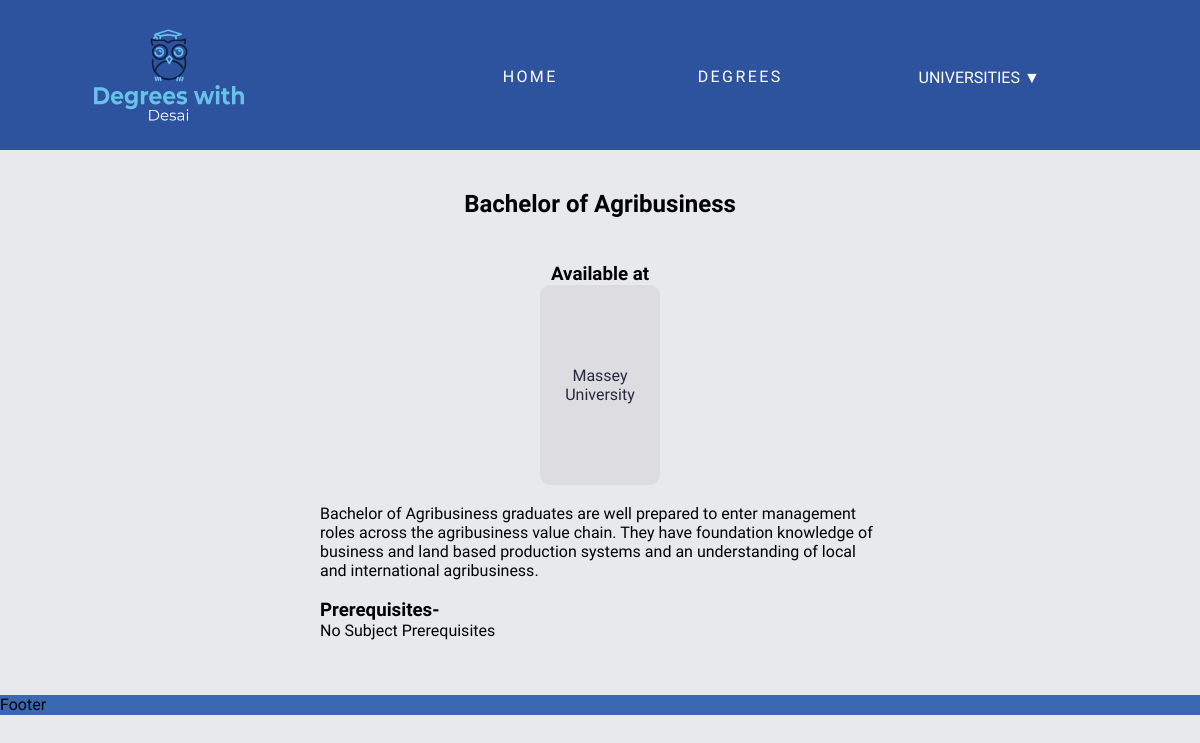
The page /degree/89 on the database its author committed.
### models.py (models this page shows)
class Degree(db.Model):
    __tablename__ = 'Degree'
    id = db.Column(db.Integer, primary_key=True)
    name = db.Column(db.String())
    description = db.Column(db.String())
    likes = db.Column(db.Integer)
    universities = db.relationship('University', secondary=UniversityDegree, back_populates='degrees')
    prerequisites = db.relationship('Prerequisites', back_populates='degrees')

class University(db.Model):
    __tablename__ = 'University'
    id = db.Column(db.Integer, primary_key=True)
    name = db.Column(db.String())
    details = db.Column(db.String())
    location = db.Column(db.String())
    coat_of_arms = db.Column(db.String())
    image = db.Column(db.String())
    degrees = db.relationship('Degree', secondary=UniversityDegree, back_populates='universities')

### main.py (the view)
@app.route('/degree/<int:id>')
def degree(id):
  degree = models.Degree.query.filter_by(id=id).first_or_404()
  universities = degree.universities
  prereq = degree.prerequisites
  prereq_uni = [req.uid for req in prereq]
  return render_template('degree.html', degree = degree,
                          universities = universities,
                          prereq = prereq,
                          prereq_uni = prereq_uni)

### main.py (called while the page is built)
@app.context_processor
def context_processor():
  uni = models.University.query.all()
  return dict(uni=uni)

### templates/degree.html
{% extends 'layout.html' %}
{% block content %}
<div class="title">
    <h2>Bachelor of {{degree.name}} </h2>
</div>
<div class="degree">
    <div class="available">
        <h3>Available at</h3>
        <table class="table">
            <tr>
                {% for university in universities %}
                <td>
                    <a href="{{ url_for('university', id = university.id) }}">{{ university.name }}</a>
                </td>
                {% endfor %}
            </tr>
        </table>
    </div>
    <br>
    <p>{{ degree.description }}</p>
    <div class ="prereq">
        <br>
        <h3>Prerequisites-</h3>
        {% if prereq %}
        {% for uni in universities %}
            {% if uni.id in prereq_uni %}
                <h4>{{uni.name}}:</h4>
            {% for req in prereq %}
                {% if uni.id == req.uid %}
                    {% if req.rankscore %}
                        Rankscore: {{req.rankscore}}
                    {% endif %}
                    <div class="prereq_text">
                    <p>
                        {{req.subjects.name}}
                        {% if req.other %}
                            <sup>*{{req.other}}</sup>
                        {% endif %}
                    </p>
                    </div>
                {% endif %}
            {% endfor %}
            <br>
            {% endif %}
        {% endfor %}
        {% else %}
            <p>No Subject Prerequisites</p>
        {% endif %}
    </div>
</div>
{% endblock %}

### static/css/style.css (style rules this page uses)
:root { --clr_primary:#2d539e; --clr_secondary: #3a68b3; --clr_tertiary: #262a3f; --clr_bg: #e8e9ec; }
* { margin:0; padding:0; box-sizing: border-box; font-family: 'Exo 2', sans-serif; }
body { background: var(--clr_bg); }
a { text-decoration: none; color: var(--clr_primary); }
h2 { text-align: center; margin: 40px; }
table { width: 0%; height: 25vh; margin: 0 auto; border-spacing: 0px; border-radius: 10px; background-color: #262a3f10; }
table tr { border: 1px solid var(--clr_tertiary); }
table td { width: calc(100%/8); }
table td a { color: #262a3f; display: inline-block; padding: 10px 25px; position: relative; width: 25%; }
table:nth-child(even) a { float: right; width: 100%; height: 100%; text-align: center; display: flex; flex-direction: column; justify-content: space-around; }
table td a:after { background: none repeat scroll 0 0 transparent; bottom: 0; content: ""; display: block; height: 2px; left: 50%; position: absolute; background: #fff; transition: width 0.3s ease 0s, left 0.3s ease 0s; width: 0; }
.degree { margin: 0 auto; width: 50%; padding: 5px; }
.available { text-align: center; }
.title { text-align: center; }

### rows shown on the page
Degree: name "Agribusiness", description "Bachelor of Agribusiness graduates are well prepared to enter management roles across the agribusiness value chain. They have foundation knowledge of business and land based production systems and an understanding of local and international agribusiness."
University: name "Massey University"
